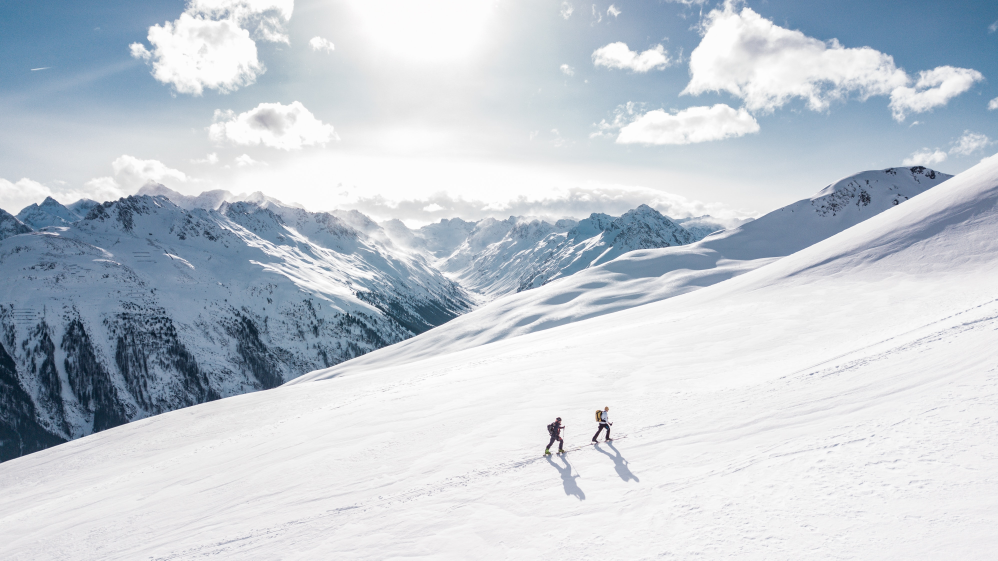
#> input picture data/sample.jpg, 3992 x 2242 px (shown at 1/4 size)
$ python scratch.py
#> lines starting #> are read from the running program, lines starting #| are printed output that depends on the picture
### glcm_cuda.py
from __future__ import annotations

import math
import os
from dataclasses import dataclass
from typing import Tuple

import cupy as cp
import numpy as np
from skimage.util import view_as_windows
from tqdm import tqdm

from multikernel import glcm_module

MAX_VALUE_SUPPORTED = 256
NO_OF_VALUES_SUPPORTED = 256 ** 2
MAX_RADIUS_SUPPORTED = 127

MAX_THREADS = 512  # Lowest Maximum supported threads.

NO_OF_FEATURES = 8

PARTITION_SIZE = 10000


@dataclass
class GLCM:
    """

    Args:
        max_value: Maximum value of the image, default 256
        step_size: Step size of the window
        radius: Radius of the windows
        bins: Bin reduction. If None, then no reduction is done

    """

    step_size: int = 1
    radius: int = 2
    bins_from: int = 256
    bins: int = 256

    threads = MAX_VALUE_SUPPORTED + 1

    HOMOGENEITY = 0
    CONTRAST = 1
    ASM = 2
    MEAN_I = 3
    MEAN_J = 4
    VAR_I = 5
    VAR_J = 6
    CORRELATION = 7

    @property
    def diameter(self):
        return self.radius * 2 + 1

    @property
    def no_of_values(self):
        return self.diameter ** 2

    def __post_init__(self):
        self.i_flat = cp.zeros((self.diameter ** 2,), dtype=cp.uint8)
        self.j_flat = cp.zeros((self.diameter ** 2,), dtype=cp.uint8)

        if not 0 <= self.radius < MAX_RADIUS_SUPPORTED:
            f"Radius {self.radius} should be in [0, {MAX_RADIUS_SUPPORTED})"
        if not (2 <= self.bins <= MAX_VALUE_SUPPORTED):
            raise ValueError(
                f"Bins {self.bins} should be in [2, {MAX_VALUE_SUPPORTED}]. "
            )
        if not 1 <= self.step_size:
            raise ValueError(
                f"Step Size {self.step_size} should be >= 1"
                f"If bins == 256, just use None."
            )

        self.glcm_0 = glcm_module.get_function('glcm_0')
        self.glcm_1 = glcm_module.get_function('glcm_1')
        self.glcm_2 = glcm_module.get_function('glcm_2')
        self.glcm_3 = glcm_module.get_function('glcm_3')

        os.environ['CUPY_EXPERIMENTAL_SLICE_COPY'] = '1'

    # [263 lines left out: functions binarize, from_3dimage, from_2dimage, _from_windows, calculate_grid, make_windows, not called in this run]

### .scratch/scratch.py
import numpy as np
from PIL import Image
from tifffile import tifffile


from definitions import ROOT_DIR
from glcm_cuda import GLCM
# #%%
from tests.unit_tests import glcm_expected

img = Image.open(f"{ROOT_DIR}/data/sample.jpg")
#> img is the input picture: PIL image 3992x2242 RGB; mean R, G, B 196.3, 204, 212.3
ar = np.asarray(img)[::10, :: 10]
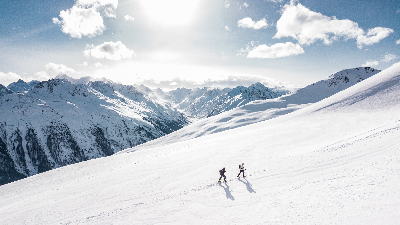
#> ar: shape (225, 400, 3); mean R, G, B 196.3, 203.9, 212.3
#%%
#> (the run stopped early here; a loop or call above may not have finished)
